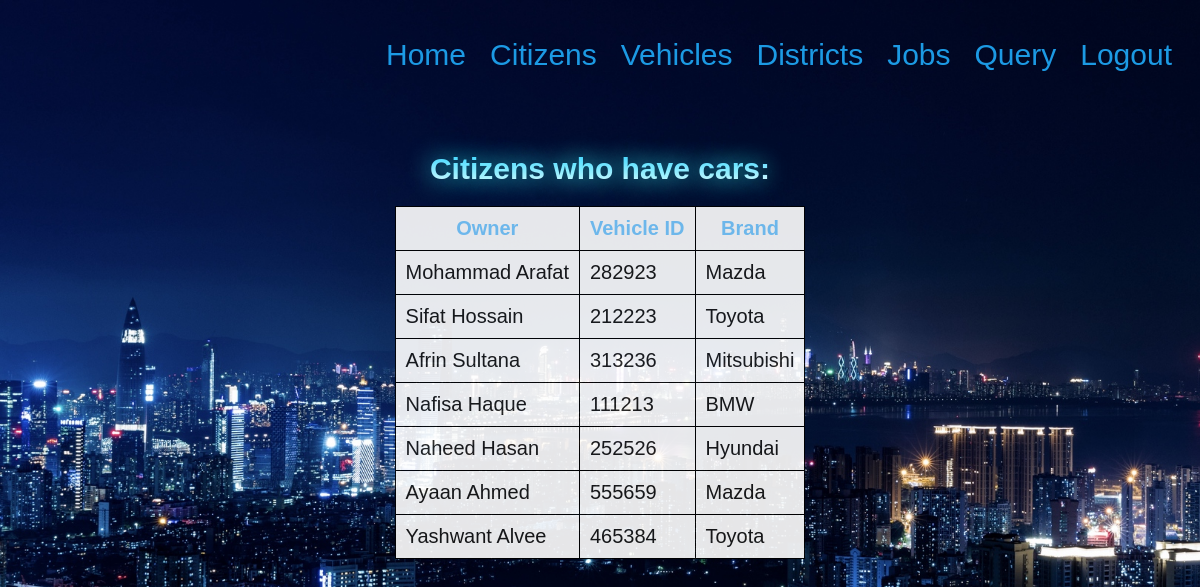
The page /ncdb/cars.php on the database its author committed.
### tables this page shows
CREATE TABLE `citizens` (
  `id` int(10) NOT NULL,
  `name` varchar(50) NOT NULL,
  `age` int(11) NOT NULL,
  `dob` date NOT NULL,
  `height` double NOT NULL,
  `sex` varchar(10) NOT NULL,
  `ms` varchar(10) NOT NULL,
  `ecolour` varchar(15) NOT NULL,
  `bg` varchar(5) NOT NULL,
  `dname` varchar(50) NOT NULL,
  `jname` varchar(50) NOT NULL
);

CREATE TABLE `vehicles` (
  `id` int(11) NOT NULL,
  `cn` varchar(50) NOT NULL,
  `cid` int(11) NOT NULL
);

### ncdb/cars.php (the view, shortened to what this page needs)
<html lang="en">
<head>
</head>
<body>
    <ul>
        <li><a href="home.php">Home</a></li>
        <li><a href="citizens.php">Citizens</a></li>
        <li><a href="vehicles.php">Vehicles</a></li>
        <li><a href="districts.php">Districts</a></li>
        <li><a href="jobs.php">Jobs</a></li>
        <li><a href="custom.php">Query</a></li>
        <li><a href="index.php" class="burn">Logout</a></li>
    </ul>
    <h1>
        Citizens who have cars:
    </h1>
    <?php
    require_once("dbconnect.php");
    $sql = "SELECT name,vehicles.id,cn FROM citizens inner join vehicles on citizens.id=vehicles.cid";
    $result = mysqli_query($conn,$sql);
    if(mysqli_num_rows($result)!=0){
        ?>
        <table align="center" class=tab>
        <tr style="color: rgb(107, 196, 255)">
            <th>Owner</th>
            <th>Vehicle ID</th>
            <th>Brand</th>
        </tr>
    <?php
        while($row = mysqli_fetch_array($result)){
    ?>
        <tr>
            <td><?php echo $row[0] ?></td>
            <td><?php echo $row[1] ?></td>
            <td><?php echo $row[2] ?></td>
        </tr>
    <?php
        }
    }
    ?>
    </table>
</body>
</html>

### ncdb/cars.php (style rules this page uses)
ul { margin:0px; padding:30px 20px; list-style-type: none; text-align: right; }
li { display: inline; margin-left:20px; font-size: 30px; }
a { color:rgb(28, 154, 228); text-decoration: none; transition: all 0.2s ease-in-out; font-family: Arial, Helvetica, sans-serif; }
body { background-image: url("welcome1.jpg"); -moz-background-size: cover; -webkit-background-size: cover; -o-background-size: cover; background-size: cover; }
h1 { color:white; text-align: center; font-size: 30px; font-family: Arial, Helvetica, sans-serif; text-shadow:0 0 25px rgb(56, 255, 255); margin-top: 50px; background: -webkit-linear-gradient(#33ccff, white); -webkit-background-clip: text; -webkit-text-fill-color: transparent; }
table,th,td { padding:10px; font-size: 20px; background: white; border: 1px solid black; border-collapse: collapse; font-family: Arial, Helvetica, sans-serif; transition: all 0.3s ease-in-out; opacity: 0.9; }

### rows shown on the page
citizens: name "Mohammad Arafat", vehicles.id "282923", vehicles.cn "Mazda"
citizens: name "Sifat Hossain", vehicles.id "212223", vehicles.cn "Toyota"
citizens: name "Afrin Sultana", vehicles.id "313236", vehicles.cn "Mitsubishi"
citizens: name "Nafisa Haque", vehicles.id "111213", vehicles.cn "BMW"
citizens: name "Naheed Hasan", vehicles.id "252526", vehicles.cn "Hyundai"
citizens: name "Ayaan Ahmed", vehicles.id "555659", vehicles.cn "Mazda"
citizens: name "Yashwant Alvee", vehicles.id "465384", vehicles.cn "Toyota"
